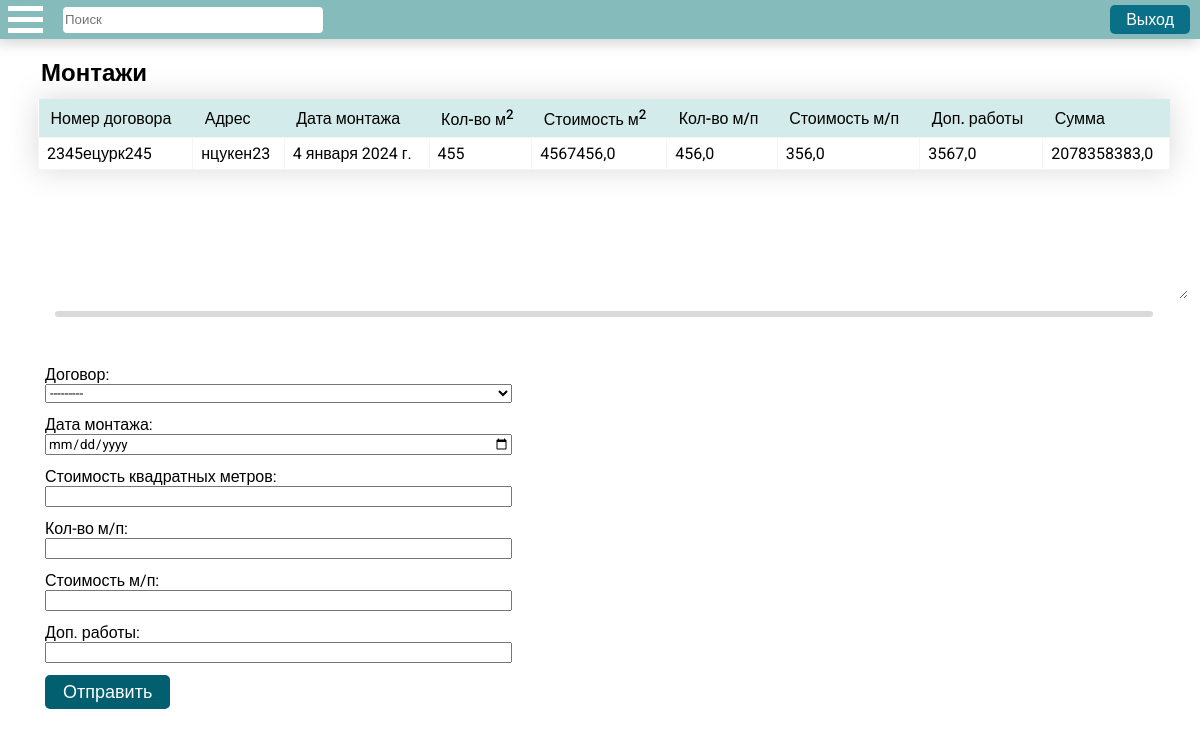
Page /forms/installations (signed in) on the earlier database version.
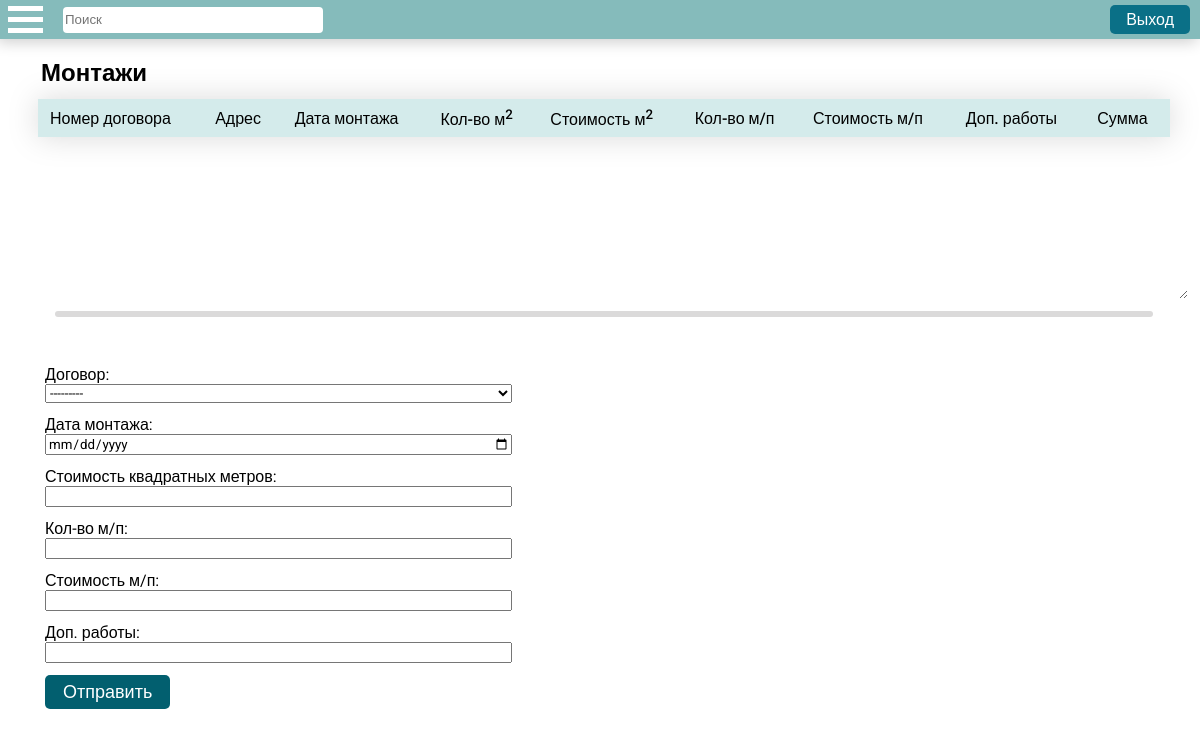
Same page on the later database version.
### apps/main_forms/models.py (models this page shows)
class Installations(models.Model):
    contract = models.OneToOneField(Contracts, on_delete=models.CASCADE, related_name='installation')
    installation_date = models.DateField(verbose_name='Дата монтажа')                       # Дата монтажа.
    square_meters_price = models.FloatField(verbose_name='Стоимость квадратных метров')     # Стоимость м2.
    linear_meters = models.FloatField(max_length=255, verbose_name='Кол-во м/п')            # Кол-во м/п.
    linear_meters_price = models.FloatField(verbose_name='Стоимость м/п')                   # Стоимость м/п.
    additional_works = models.FloatField(verbose_name='Доп. работы')                        # Доп. работы.
    total_amount = models.FloatField(verbose_name='Сумма')                                  # Сумма.
    objects = models.Manager()

class Contracts(models.Model):
    customer = models.ForeignKey(Customers, on_delete=models.CASCADE)
    contract_number = models.CharField(max_length=255, verbose_name='Номер договора')       # Номер договора.
    address = models.CharField(max_length=255, verbose_name='Адрес')                        # Адрес
    price = models.FloatField(verbose_name='Цена')                                          # Цена.
    prepayment = models.FloatField(verbose_name='Предоплата')                               # Предоплата.
    debt = models.FloatField(verbose_name='Долг')                                           # Долг.
    delivery_date_by_contract = models.DateField(verbose_name='Дата доставки по договору')  # Дата доставки по договору.
    objects = models.Manager()
    def __str__(self):
        return self.contract_number

### apps/main_forms/views.py (the view)
# urls.py: path("forms/installations", views.create_installation, name="create_installation"),
def create_installation(request):
    subquery = Orders.objects.filter(contract=OuterRef('contract')).order_by('square_meters').values(
        'square_meters')[:1]
    table_data = Installations.objects.annotate(square_meters=Subquery(subquery))
    return create_entity(request, table_data, InstallationsForm, "main_forms/installations.html", ("installations", "Монтажи"))

### apps/main_forms/views.py (called while the page is built)
@login_required(login_url='/users/login/')
def create_entity(request, table_data, form_class, template_name, this_page):
    register_url = reverse('users:register')
    login_url = reverse('users:login')
    logout_url = reverse('users:logout')
    if request.method == 'POST':
        form = form_class(request.POST)
        if form.is_valid():
            task = form.save(commit=False)
            task.save()
    else:
        form = form_class
    context = {
        'table_data': table_data,
        "form": form,
        "this_page": this_page[0],
        "page_label": this_page[1],
        'register_url': register_url,
        'login_url': login_url,
        'logout_url': logout_url,
    }
    return render(request, template_name, context=context)

### apps/main_forms/templates/main_forms/installations.html (shortened to what this page needs)
{% extends "main_forms/base.html" %}
{% block form_block %}
<div class="table-container">
  <table>
    <thead>
      <tr>
        <th>Номер договора</th>
        <th>Адрес</th>
        <th>Дата монтажа</th>
        <th>Кол-во м<sup>2</sup></th>
        <th>Стоимость м<sup>2</sup></th>
        <th>Кол-во м/п</th>
        <th>Стоимость м/п</th>
        <th>Доп. работы</th>
        <th>Сумма</th>
      </tr>
    </thead>
    <tbody>
      {% for row in table_data|slice:'::-1' %}
      <tr>
        <td>{{ row.contract }}</td>
        <td>{{ row.contract.address }}</td>
        <td>{{ row.installation_date }}</td>
        <td>{{ row.square_meters }}</td>
        <td>{{ row.square_meters_price }}</td>
        <td>{{ row.linear_meters }}</td>
        <td>{{ row.linear_meters_price }}</td>
        <td>{{ row.additional_works }}</td>
        <td>{{ row.total_amount }}</td>
      </tr>
      {% endfor %}
    </tbody>
  </table>
</div>
<div class="resize-handle"></div>
{% if user.is_superuser %}
<form action="{% url 'create_installation' %}" method="post">
  {{ form.as_div }}
  <button class="sumbit-button" type="submit" name="submit">Отправить</button>
</form>
{% endif %}
{% endblock %}

Differences in the rows shown:
removed Installations: contract "2345ецурк245", contract.address "нцукен23", installation_date "4 января 2024 г.", square_meters "455", square_meters_price "4567456,0", linear_meters "456,0", linear_meters_price "356,0", additional_works "3567,0", total_amount "2078358383,0"
